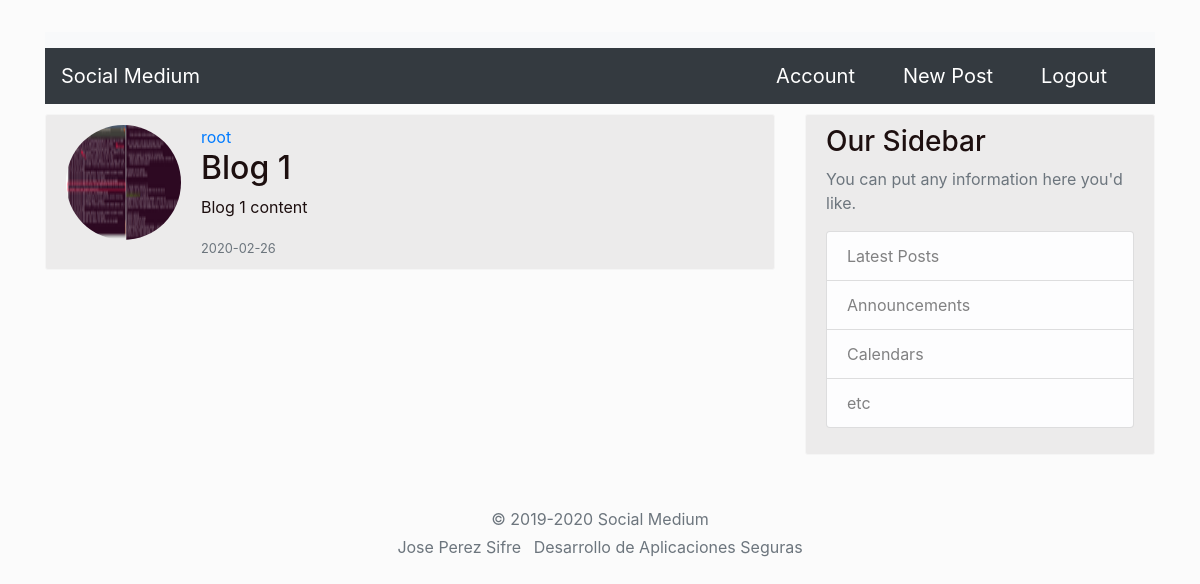
The app's page /post/1 (signed in) with its own data.
### medium/models.py (models this page shows, shortened)
class User(db.Model, UserMixin):
    id = db.Column(db.Integer, primary_key=True)
    username = db.Column(db.String(25), unique=True, nullable=False)
    email = db.Column(db.String(100), unique=True, nullable=False)
    image_file = db.Column(db.String(20), nullable=False, default='default.jpg')
    password = db.Column(db.String(60), nullable=False)
    posts = db.relationship('Post', backref='author', lazy=True)

class Post(db.Model):
    id = db.Column(db.Integer, primary_key=True)
    title = db.Column(db.String(100), nullable=False)
    date_posted = db.Column(db.DateTime, nullable=False, default=datetime.utcnow)
    content = db.Column(db.Text, nullable=False)
    user_id = db.Column(db.Integer, db.ForeignKey('user.id'), nullable=False)

### medium/routes.py (the view)
@app.route("/post/<int:post_id>", methods=['GET'])
@login_required
def post(post_id):
    post = Post.query.get_or_404(post_id)
    return render_template('post.html', title=post.title, post=post)

### medium/models.py (called while the page is built)
@login_manager.user_loader
def load_user(user_id):
    return User.query.get(int(user_id))

### medium/templates/post.html (shortened to what this page needs)
{% extends "base.html" %}
{% block content %}
<article class="media content-section">
    <img class="rounded-circle account-imgSize"
        src="{{ url_for('static', filename='profilePictures/' + post.author.image_file) }}">
    <div class="media-body">
        <div class="article-metadata">
            <a class="mr-2" href="#">{{ post.author.username }}</a>
        </div>
        <h2 class="article-title">{{ post.title }}</h2>
        <p class="article-content">{{ post.content }}</p>
        <small class="text-muted">{{ post.date_posted.strftime('%Y-%m-%d') }}</small>
    </div>
</article>
{% endblock content %}

### medium/static/main.css (style rules this page uses)
.content-section { background: #ecebeb; padding: 10px 20px; border: 1px solid #f5f5f5; border-radius: 3px; margin-bottom: 20px; margin-top: 10px; }
body { background-color: #fbfbfb; color: #1d0f0f; margin-top: 2rem; }
.account-imgSize { height: 115px; width: 115px; margin-right: 20px; margin-bottom: 16px; }

### records on screen
User: image_file (picture), author.username "root"
Post: title "Blog 1", content "Blog 1 content", date_posted "2020-02-26"
